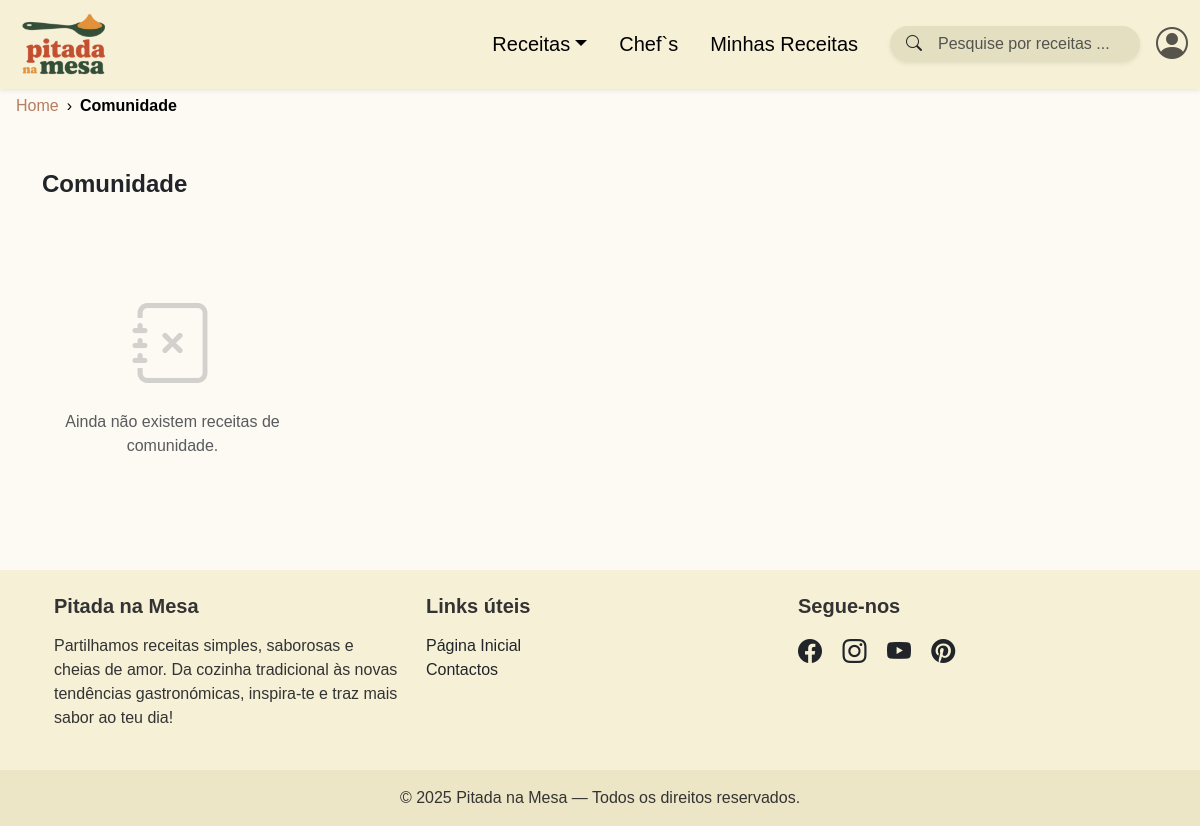
The page /categoria.php?tipo=comunidade on the database as committed earlier.
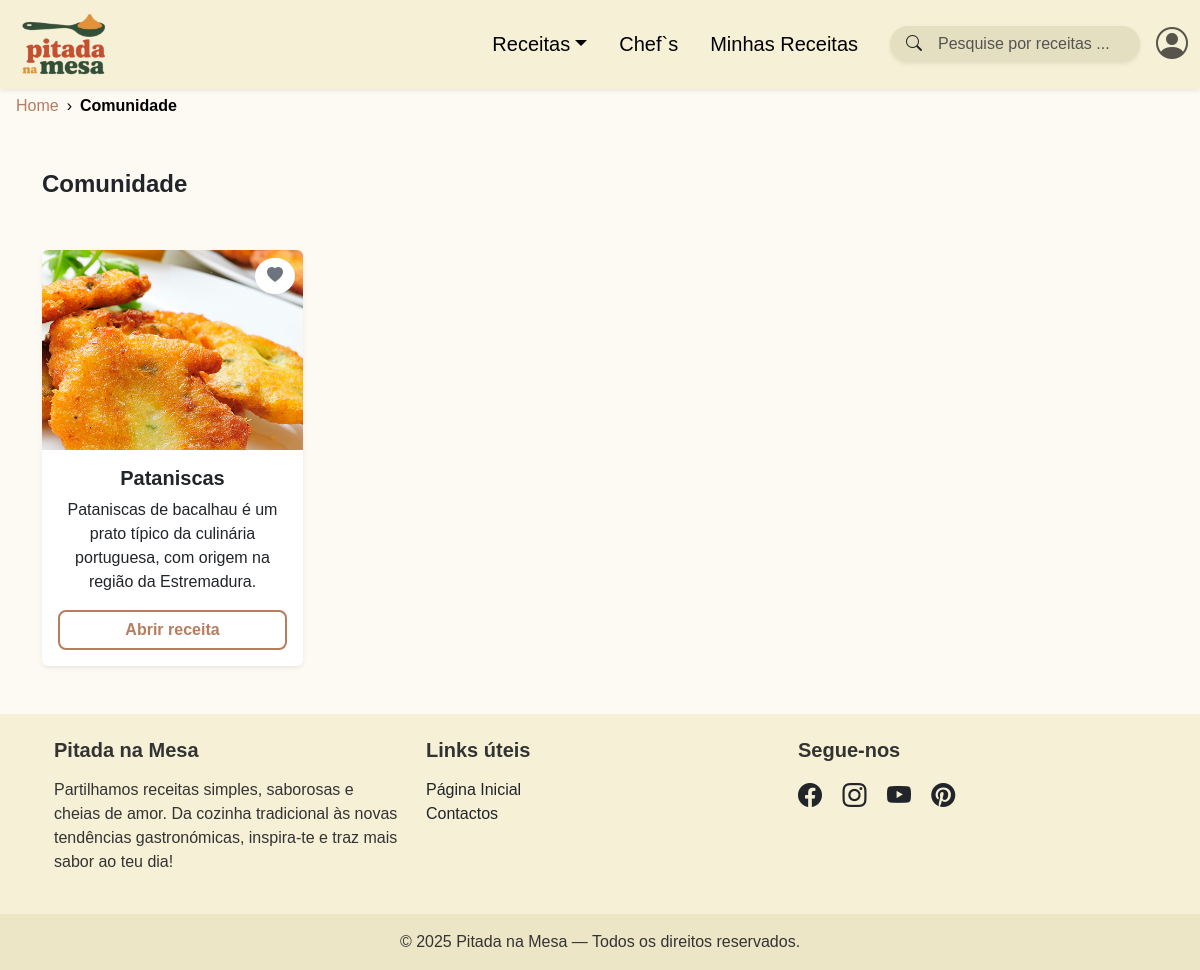
The same page on the database as committed later.
### tables this page shows
CREATE TABLE IF NOT EXISTS `receitas` (
  `id` int NOT NULL AUTO_INCREMENT,
  `titulo` varchar(100) NOT NULL,
  `categoria` varchar(50) DEFAULT NULL,
  `imagem` varchar(255) DEFAULT NULL,
  `tempo_preparo` int DEFAULT NULL,
  `descricao` text,
  `id_chef` int DEFAULT NULL,
  `id_utilizador` int DEFAULT NULL,
  `estado` tinyint(1) DEFAULT '1',
  PRIMARY KEY (`id`)
);

### categoria.php (the view, shortened to what this page needs)
<?php
require('includes/connection.php');
$tipo = isset($_GET['tipo']) ? $_GET['tipo'] : '';
$mapa_categorias = [
    'carne' => [
        'bd'     => 'Receitas de carne',
        'titulo' => 'Receitas de Carne'
    ],
    'peixe' => [
        'bd'     => 'Peixe',
        'titulo' => 'Receitas de Peixe'
    ],
    'sobremesa' => [
        'bd'     => 'Sobremesa',
        'titulo' => 'Sobremesas'
    ],
    'sopa' => [
        'bd'     => 'Sopas e Cremes',
        'titulo' => 'Sopas e Cremes'
    ],
    'comunidade' => [
        'bd'     => 'Comunidade',
        'titulo' => 'Comunidade'
    ]
];
if (array_key_exists($tipo, $mapa_categorias)) {
    $cat_atual = $mapa_categorias[$tipo];
} else {
    header("Location: index.php");
    exit;
}
?>
<!DOCTYPE html>
<html lang="pt">
<head>
  <link href="css/bootstrap.min.css" rel="stylesheet">
  <link href="css/bootstrap-icons.min.css" rel="stylesheet">
  <link href="css/style.css" rel="stylesheet">
</head>
<body>
    <?php require('includes/nav.php'); ?>
    <div class="ms-3 mt-4">
        <ol class="breadcrumb">
            <li class="breadcrumb-item"><a href="index.php">Home</a></li>
            <li class="breadcrumb-item active" aria-current="page"><?php echo $cat_atual['titulo']; ?></li>
        </ol>
    </div>
    <div class="container">
        <div class="fw-bold mb-4 mt-5 fs-4 text-start"><?php echo $cat_atual['titulo']; ?></div>
        <div class="row row-cols-1 row-cols-md-2 row-cols-lg-4 g-4 mt-3 align-items-stretch">
            <?php
            $sql = "SELECT r.*, c.id as id_chef, c.nome as nome_chef, c.imagem as imagem_chef
                    FROM receitas r
                    LEFT JOIN chefs c ON r.id_chef = c.id
                    WHERE r.categoria = ? AND r.estado = 1";
            $stmt = $dbh->prepare($sql);
            $stmt->execute([$cat_atual['bd']]);
            if ($stmt->rowCount() > 0) {
                while ($row = $stmt->fetch(PDO::FETCH_ASSOC)) {
                    $id = $row['id'];
                    $nome = $row['titulo'];
                    $imagem = $row['imagem'];
                    $descricao = !empty($row['descricao']) ? $row['descricao'] : "Uma receita deliciosa para experimentar.";
                    $e_favorito = false;
                    $classe_coracao = $e_favorito ? "text-danger" : "text-secondary";
            ?>
                    <div class="col">
                        <div class="card h-100 position-relative shadow-sm border-0">
                            <div style="height: 200px; overflow: hidden;" class="rounded-top">
                                <img src="<?php echo $imagem; ?>" class="w-100 h-100 object-fit-cover" alt="<?php echo $nome; ?>">
                            </div>
                            <button class="btn btn-light position-absolute top-0 end-0 m-2 rounded-circle shadow-sm favorite-btn"
                                    onclick="toggleFavorito(this, <?= $id ?>, '<?= addslashes($nome) ?>', '<?= $imagem ?>', 'receita.php?id=<?= $id ?>')">
                                <i class="bi bi-heart-fill <?php echo $classe_coracao; ?>"></i>
                            </button>
                            <div class="card-body text-center d-flex flex-column">
                                <h5 class="card-title fw-bold"><?php echo $nome; ?></h5>
                                <p class="card-text text-truncate-2"><?php echo $descricao; ?></p>
                                <a href="receita.php?id=<?php echo $id; ?>" class="btn btn-style2 mt-auto">Abrir receita</a>
                            </div>
                        </div>
                    </div>
            <?php
                }
            } else {
                echo '<div class="col-12 text-center py-5 text-muted">';
                echo '<i class="bi bi-journal-x display-1 opacity-25"></i>';
                echo '<p class="mt-3">Ainda não existem receitas de ' . strtolower($cat_atual['titulo']) . '.</p>';
                echo '</div>';
            }
            ?>
        </div>
    </div>
    <?php require('includes/footer.php'); ?>
</body>
</html>

Rows that differ between the two databases and show on the page:
added receitas: imagem (picture), titulo "Pataniscas", descricao "Pataniscas de bacalhau é um prato típico da culinária portuguesa, com origem na região da Estremadura."
Other text that changed with them:
$cat_atual['titulo']: "comunidade" → (not shown)
text no longer shown: "Ainda não existem receitas de ."
